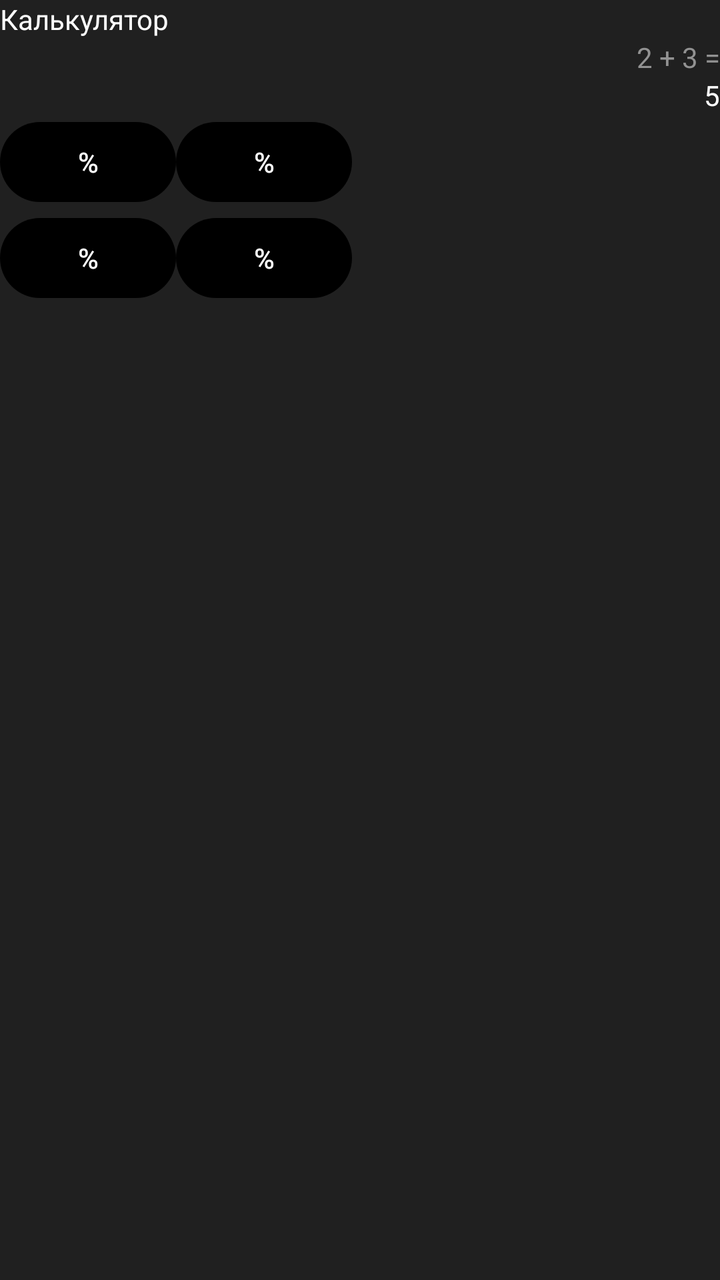
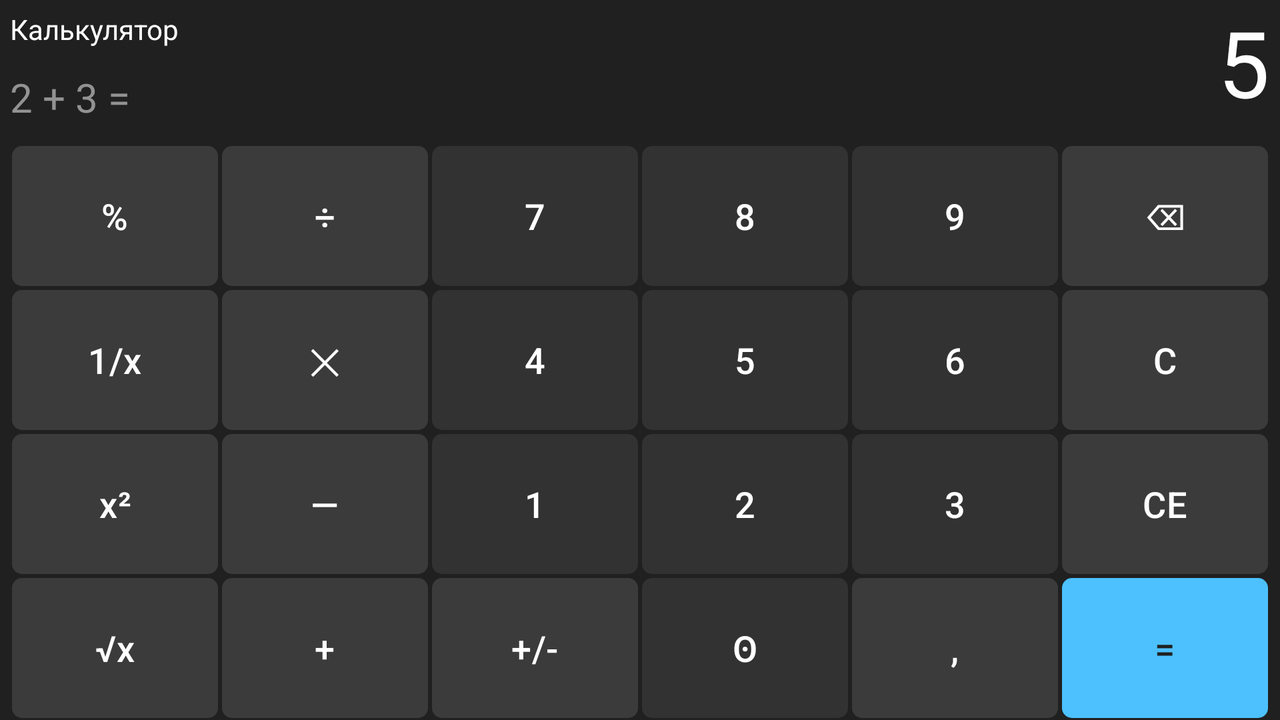

One screen, two layout resources from the same app: the default and the repository's alternative for another configuration. Each is rendered where Android would select it; the XML of both is given below.
<!-- AndroidManifest.xml: application theme Theme.SPU111 -->
<!-- res/layout/activity_calc.xml -->
<?xml version="1.0" encoding="utf-8"?>
<LinearLayout
    xmlns:android="http://schemas.android.com/apk/res/android"
    xmlns:app="http://schemas.android.com/apk/res-auto"
    xmlns:tools="http://schemas.android.com/tools"
    android:id="@+id/calc_layout"
    android:layout_width="match_parent"
    android:layout_height="match_parent"
    android:orientation="vertical"
    android:background="@color/calc_background"
    tools:context=".CalcActivity">

    <TextView
        android:layout_width="match_parent"
        android:layout_height="wrap_content"
        android:text="@string/calc_title"
        android:textColor="@color/calc_result_foreground"
        />

    <TextView
        android:id="@+id/calc_tv_history"
        android:layout_width="wrap_content"
        android:layout_height="wrap_content"
        android:gravity="end"
        android:layout_gravity="end"
        android:textColor="@color/calc_history_foreground"
        tools:text="2 + 3 ="
        />

    <TextView
        android:id="@+id/calc_tv_result"
        android:layout_width="match_parent"
        android:layout_height="wrap_content"
        android:gravity="end"
        android:layout_gravity="end"
        android:textColor="@color/calc_result_foreground"
        tools:text="5"
        />

    <TableLayout
        android:layout_width="match_parent"
        android:layout_height="wrap_content">

        <TableRow>
            <Button
                android:text="%"
                app:backgroundTint="@null"
                />
            <Button
                android:text="%"
                app:backgroundTint="@null"
                />
        </TableRow>

        <TableRow>
            <Button
                android:text="%"
                app:backgroundTint="@null"
                />
            <Button
                android:text="%"
                app:backgroundTint="@null"
                />
        </TableRow>

    </TableLayout>

</LinearLayout>
<!-- resources referenced by this layout -->
<resources>
  <color name="calc_background">#202020</color>
  <color name="calc_history_foreground">#929292</color>
  <color name="calc_result_foreground">#FEFEFE</color>
  <string name="calc_title">Калькулятор</string>
  <style name="Theme.SPU111" parent="Base.Theme.SPU111" />
  <style name="Base.Theme.SPU111" parent="Theme.Material3.DayNight.NoActionBar">
          
          
      </style>
</resources>
<!-- res/layout-land/activity_calc.xml (the repository's variant of the layout above) -->
<!-- drawn on the phone turned sideways -->
<?xml version="1.0" encoding="utf-8"?>
<LinearLayout
    xmlns:android="http://schemas.android.com/apk/res/android"
    xmlns:app="http://schemas.android.com/apk/res-auto"
    xmlns:tools="http://schemas.android.com/tools"
    android:id="@+id/calc_layout"
    android:layout_width="match_parent"
    android:layout_height="match_parent"
    android:orientation="vertical"
    android:background="@color/calc_background"
    tools:context=".CalcActivity">

    <LinearLayout
        android:orientation="horizontal"
        android:layout_width="match_parent"
        android:layout_height="wrap_content"
        android:layout_marginBottom="10dp">

        <LinearLayout
            android:orientation="vertical"
            android:layout_width="0dp"
            android:layout_weight="2"
            android:layout_height="wrap_content">

            <TextView
                android:layout_width="match_parent"
                android:layout_height="wrap_content"
                android:layout_margin="5dp"
                android:text="@string/calc_title"
                android:textColor="@color/calc_result_foreground"
                />

            <TextView
                android:id="@+id/calc_tv_history"
                android:layout_width="wrap_content"
                android:layout_height="wrap_content"
                android:gravity="end"
                android:layout_gravity="start"
                android:layout_marginHorizontal="5dp"
                android:layout_marginTop="6dp"
                android:textColor="@color/calc_history_foreground"
                android:textSize="20sp"
                tools:text="2 + 3 ="
                />
        </LinearLayout>

        <TextView
            android:id="@+id/calc_tv_result"
            android:layout_width="0dp"
            android:layout_weight="3"
            android:layout_height="wrap_content"
            android:gravity="end"
            android:layout_gravity="end|center"
            android:layout_marginHorizontal="5dp"
            android:textColor="@color/calc_result_foreground"
            android:textSize="46sp"
            tools:text="5"
            />
    </LinearLayout>





    <TableLayout
        android:layout_width="match_parent"
        android:layout_height="match_parent"
        android:paddingHorizontal="5dp">

        <TableRow
            android:layout_height="0dp"
            android:layout_weight="1">
            <Button
                android:id="@+id/calc_btn_percent"
                android:text="@string/calc_btn_percent"
                style="@style/calc_btn_action"
                />
            <Button
                android:id="@+id/calc_btn_operation_divide"
                android:text="@string/calc_btn_operation_divide"
                style="@style/calc_btn_action"
                />
            <Button
                android:id="@+id/calc_btn_digit_7"
                android:text="@string/calc_btn_digit_7"
                style="@style/calc_btn_digit"
                />
            <Button
                android:id="@+id/calc_btn_digit_8"
                android:text="@string/calc_btn_digit_8"
                style="@style/calc_btn_digit"
                />
            <Button
                android:id="@+id/calc_btn_digit_9"
                android:text="@string/calc_btn_digit_9"
                style="@style/calc_btn_digit"
                />
            <Button
                android:id="@+id/calc_btn_backspace"
                android:text="@string/calc_btn_backspace"
                style="@style/calc_btn_action"
                />
        </TableRow>

        <TableRow
            android:layout_height="0dp"
            android:layout_weight="1">

            <Button
                android:id="@+id/calc_btn_inverse"
                android:text="@string/calc_btn_inverse"
                style="@style/calc_btn_action"
                />
            <Button
                android:id="@+id/calc_btn_operation_multiply"
                android:text="@string/calc_btn_operation_multiply"
                style="@style/calc_btn_action"
                />
            <Button
                android:id="@+id/calc_btn_digit_4"
                android:text="@string/calc_btn_digit_4"
                style="@style/calc_btn_digit"
                />
            <Button
                android:id="@+id/calc_btn_digit_5"
                android:text="@string/calc_btn_digit_5"
                style="@style/calc_btn_digit"
                />
            <Button
                android:id="@+id/calc_btn_digit_6"
                android:text="@string/calc_btn_digit_6"
                style="@style/calc_btn_digit"
                />
            <Button
                android:id="@+id/calc_btn_c"
                android:text="@string/calc_btn_c"
                style="@style/calc_btn_action"
                />
        </TableRow>

        <TableRow
            android:layout_height="0dp"
            android:layout_weight="1">

            <Button
                android:id="@+id/calc_btn_square"
                android:text="@string/calc_btn_square"
                style="@style/calc_btn_action"
                />
            <Button
                android:id="@+id/calc_btn_operation_minus"
                android:text="@string/calc_btn_operation_minus"
                style="@style/calc_btn_action"
                />
            <Button
                android:id="@+id/calc_btn_digit_1"
                android:text="@string/calc_btn_digit_1"
                style="@style/calc_btn_digit"
                />
            <Button
                android:id="@+id/calc_btn_digit_2"
                android:text="@string/calc_btn_digit_2"
                style="@style/calc_btn_digit"
                />
            <Button
                android:id="@+id/calc_btn_digit_3"
                android:text="@string/calc_btn_digit_3"
                style="@style/calc_btn_digit"
                />
            <Button
                android:id="@+id/calc_btn_ce"
                android:text="@string/calc_btn_ce"
                style="@style/calc_btn_action"
                />
        </TableRow>

        <TableRow
            android:layout_height="0dp"
            android:layout_weight="1">

            <Button
                android:id="@+id/calc_btn_sqrt"
                android:text="@string/calc_btn_sqrt"
                style="@style/calc_btn_action"
                />
            <Button
                android:id="@+id/calc_btn_operation_plus"
                android:text="@string/calc_btn_operation_plus"
                style="@style/calc_btn_action"
                />
            <Button
                android:id="@+id/calc_btn_sign_toggle"
                android:text="@string/calc_btn_sign_toggle"
                style="@style/calc_btn_action"
                />
            <Button
                android:id="@+id/calc_btn_digit_0"
                android:text="@string/calc_btn_digit_0"
                style="@style/calc_btn_digit"
                />
            <Button
                android:id="@+id/calc_btn_dot"
                android:text="@string/calc_btn_dot"
                style="@style/calc_btn_action"
                />
            <Button
                android:id="@+id/calc_btn_equal"
                android:text="@string/calc_btn_equal"
                style="@style/calc_btn_equal"
                />
        </TableRow>

    </TableLayout>

</LinearLayout>
<!-- resources referenced by the variant -->
<!-- as the phone turned sideways resolves them -->
<resources>
  <color name="calc_background">#202020</color>
  <color name="calc_history_foreground">#929292</color>
  <color name="calc_result_foreground">#FEFEFE</color>
  <string name="calc_btn_backspace">\u232B</string>
  <string name="calc_btn_c">C</string>
  <string name="calc_btn_ce">CE</string>
  <string name="calc_btn_digit_0">ʘ</string>
  <string name="calc_btn_digit_1">1</string>
  <string name="calc_btn_digit_2">2</string>
  <string name="calc_btn_digit_3">3</string>
  <string name="calc_btn_digit_4">4</string>
  <string name="calc_btn_digit_5">5</string>
  <string name="calc_btn_digit_6">6</string>
  <string name="calc_btn_digit_7">7</string>
  <string name="calc_btn_digit_8">8</string>
  <string name="calc_btn_digit_9">9</string>
  <string name="calc_btn_dot">,</string>
  <string name="calc_btn_equal">=</string>
  <string name="calc_btn_inverse">1/x</string>
  <string name="calc_btn_operation_divide">\u00F7</string>
  <string name="calc_btn_operation_minus">—</string>
  <string name="calc_btn_operation_multiply">\u2715</string>
  <string name="calc_btn_operation_plus">+</string>
  <string name="calc_btn_percent">%</string>
  <string name="calc_btn_sign_toggle">+/-</string>
  <string name="calc_btn_sqrt">√x</string>
  <string name="calc_btn_square">x²</string>
  <string name="calc_title">Калькулятор</string>
  <!-- from res/values-land/ -->
  <style name="calc_btn_action" parent="calc_btn">
          <item name="android:background">@drawable/calc_btn_digit</item>
      </style>
  <!-- from res/values-land/ -->
  <style name="calc_btn_digit" parent="calc_btn">
          <item name="android:background">@drawable/calc_btn_action</item>
      </style>
  <!-- from res/values-land/ -->
  <style name="calc_btn_equal" parent="calc_btn">
          <item name="android:background">@drawable/calc_btn_equal</item>
          <item name="android:textColor">@color/calc_background</item>
      </style>
  <style name="Theme.SPU111" parent="Base.Theme.SPU111" />
  <!-- from res/values-land/ -->
  <style name="calc_btn">
          <item name="backgroundTint">@null</item>
          <item name="android:width">0dp</item>
          <item name="android:layout_weight">1</item>
          <item name="android:layout_margin">1dp</item>
          <item name="android:layout_height">match_parent</item>
          <item name="android:textSize">18sp</item>
      </style>
  <!-- drawable calc_btn_digit (drawable) -->
  <?xml version="1.0" encoding="utf-8"?>
  <shape xmlns:android="http://schemas.android.com/apk/res/android"
      android:shape="rectangle">
  
      <corners android:radius="5dp"/>
  
      <solid android:color="@color/calc_digit_background"/>
  
  </shape>
  <!-- drawable calc_btn_action (drawable) -->
  <?xml version="1.0" encoding="utf-8"?>
  <shape xmlns:android="http://schemas.android.com/apk/res/android"
      android:shape="rectangle">
  
      <corners android:radius="5dp"/>
  
      <solid android:color="@color/calc_action_background"/>
  
  </shape>
  <!-- drawable calc_btn_equal (drawable) -->
  <?xml version="1.0" encoding="utf-8"?>
  <shape xmlns:android="http://schemas.android.com/apk/res/android"
      android:shape="rectangle">
  
      <corners android:radius="5dp"/>
  
      <solid android:color="@color/calc_equal_background"/>
  
  </shape>
  <style name="Base.Theme.SPU111" parent="Theme.Material3.DayNight.NoActionBar">
          
          
      </style>
  <color name="calc_digit_background">#3B3B3B</color>
  <color name="calc_action_background">#323232</color>
  <color name="calc_equal_background">#4CC1FE</color>
</resources>
